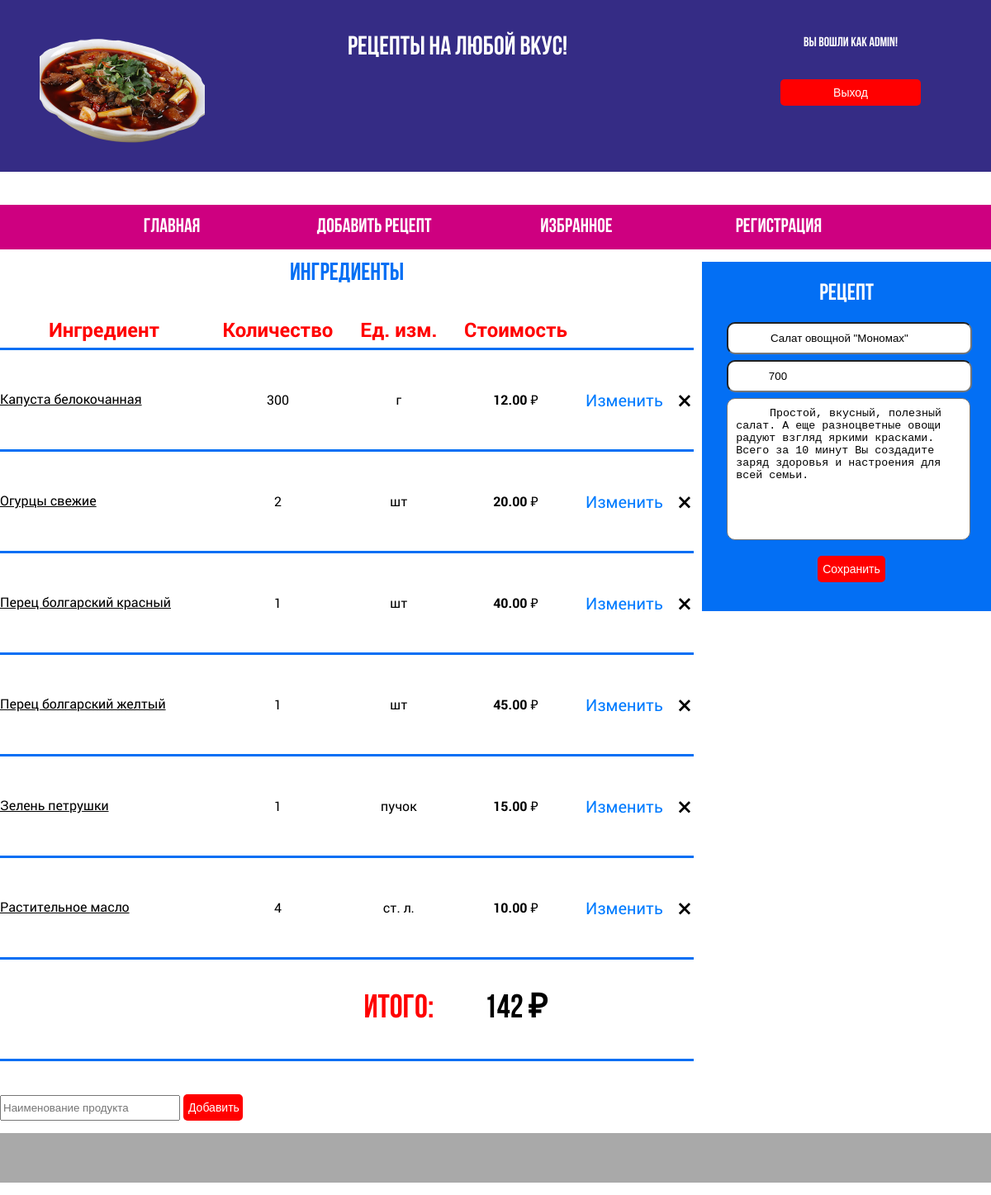
/recipe/2/ (signed in), run on the app's committed database.
### receipts/models.py (models this page shows, shortened)
class Recipe(models.Model):
    author = models.ForeignKey('auth.User', on_delete=models.CASCADE, null=True, )
    name = models.CharField(max_length=255)
    total_cost = models.DecimalField(max_digits=8, decimal_places=2,)
    total_weight = models.PositiveIntegerField()
    description = models.TextField()

class Ingredient(models.Model):
    product = models.ForeignKey(Product, on_delete = models.CASCADE)
    recipe = models.ForeignKey(Recipe, on_delete = models.CASCADE)
    qty = models.PositiveSmallIntegerField()
    unit = models.CharField(max_length=15)
    cost = models.DecimalField(max_digits=8, decimal_places=2,)

class Product(models.Model):
    name = models.CharField(max_length=255, unique=False, db_index=True)

### receipts/views.py (the view)
# urls.py: path('recipe/<int:pk>/', views.update_page, name='update_page'),
def update_page(request, pk, con={}):
    if request.user.is_authenticated:
        receipt = Recipe.objects.get(id=pk)
        form_prod = ProductForm()
        form = RecipeCreationForm(initial={'name': receipt.name, 'total_weight': receipt.total_weight, 'description': receipt.description})
        context = {
            'form': form,
            'form_prod': form_prod,
            'pk': pk,
            'receipt': receipt,
            'components' : receipt.ingredient_set.all(),
            'sum' : receipt.ingredient_set.all().aggregate(Sum('cost'))['cost__sum'],
        }
        context.update(con)
        return render(request, 'edit_recipe.html', context)
    else:
        context = {'mes' : "Вы не авторизованы"}
        return render(request, 'home.html', context)

### receipts/forms.py
class RecipeCreationForm(forms.ModelForm):
    class Meta:
        model = Recipe
        fields = ('name', 'total_weight', 'description',)
        widgets = {
            'name': forms.TextInput(attrs=
            {
                'class': 'form-input',
                'required':'',
                'name':'name',
                'id':'name',
                'type':'text',
                'placeholder':'Наименование',
            }),
            'total_weight': forms.NumberInput(attrs=
            {
                'class': 'form-input',
                'required':'',
                'name':'total_weight',
                'id':'total_weight',
                'type':'number',
                'placeholder':'Общий вес',
            }),
            'description': forms.Textarea(attrs=
            {
                'class': 'form-input',
                'required':'',
                'name':'description',
                'id':'description',
                'type':'text',
                'placeholder':'Описание',
            })
        }

class ProductForm(forms.ModelForm):
    class Meta:
        model = Product
        fields = ['name']
        widgets = {
            'name' : forms.TextInput(attrs=
            {
                'class' : 'input',
                'required':'',
                'name':'name',
                'id':'name',
                'type':'text',
                'placeholder' : 'Наименование продукта'
            })}

### templates/edit_recipe.html (shortened to what this page needs)
{% extends 'base.html' %}
{% block content %}
<div class="personal_banner-form">
    <span class="form_title">рецепт</span>
    <form method="POST" action="/recipe/{{pk}}/edit/" class="login-form spacer" id="signup-form">
        <div class="input-group">
            {{form.name}}
        </div>
        <div class="input-group">
            {{form.total_weight}}
        </div>
        <div class="input-group">
            {{form.description}}
        </div>
        <input class="but" type="submit" class="submit" value="Сохранить">
    </form>
</div>
<section class = "favourite">
    <div class = "watch_orders">
        <h1 class = "title">Ингредиенты</h1>
        <table class = "basket-table" >
        <thead>
            <tr>
                <th>Ингредиент</th>
                <th>Количество</th>
                <th>Ед. изм.</th>
                <th>Стоимость</th>
                <th></th>
                <th></th>
            </tr>
        </thead>
        <tbody>
            {% for ingredient in components %}
            <tr>
                <td id = "lines_order" class = "basket-table_product">
                    <span class = "basket-table_name">{{ingredient.product.name}}</span.>
                </td>
                <td id = "lines_order" class = "basket-table_price">
                    <span>{{ingredient.qty}}</span>
                </td>
                <td id = "lines_order"class = "basket-table_count">
                    <div class = "basket-table_price">
                        <span>{{ingredient.unit}}</span>
                    </div>
                </td >
                <td id = "lines_order" class = "basket-table_total">
                    <span>{{ingredient.cost}} &#8381;</span>
                </td>
                <td id = "lines_basket" class = "basket-table_count">
                    <span><a href="/recipe/{{pk}}/ing/{{ingredient.id}}/" title = "Изменить" class="card-link">Изменить</a></span>
                </td>
                <td id = "lines_basket" class = "basket-table_remove">
                    <span><a href="/recipe/{{pk}}/del/{{ingredient.id}}/" title = "Удалить" >&times;</a></span>
                </td>
            </tr>
            {% endfor %}
            <tr>
                <td class = "Total" colspan = 2></td>
                <td class = "Total">Итого:</td>
                <td class = "Total_price">{{sum}} &#8381;</td>
                <td class = "Total"></td>
                <td class = "Total"></td>
            </tr>
        </tbody>
        </table>
        <form action="/recipe/{{pk}}/add/" method="POST">
            <div class="container">
            {{form_prod.name}}
            <input class="g_btn" type="submit" value="Добавить" />
            </div>
        </form>
    </div>
</section>
{% endblock content %}

### templates/base.html (shortened to what this page needs)
<!DOCTYPE html>
{% load static %}
<html lang="ru-RU">
    <head>
        <link href="{% static 'css/fonts.css' %}" rel="stylesheet" type="text/css" />
        <link href="{% static 'css/bebas_fonts.css' %}" rel="stylesheet" type="text/css" />
        <link href="{% static 'css/2.css' %}" rel="stylesheet" type="text/css" />
        <link href="{% static 'css/3.css' %}" rel="stylesheet" type="text/css" />
        <link href="{% static 'css/1.css' %}" rel="stylesheet" type="text/css" />
        <link href="{% static 'css/header.css' %}" rel="stylesheet" type="text/css" />
        <link href="{% static 'css/footer.css' %}" rel="stylesheet" type="text/css" />
        <link href="{% static 'css/menu.css' %}" rel="stylesheet" type="text/css" />
        <link href="{% static 'css/banners.css' %}" rel="stylesheet" type="text/css" />
        <link href="{% static 'css/catalog.css' %}" rel="stylesheet" type="text/css" />
        <link href="{% static 'css/basket_.css' %}" rel="stylesheet" type="text/css" />
        <link href="{% static 'css/reg.css' %}" rel="stylesheet" type="text/css" />
        <link href="{% static 'css/styles.css' %}" rel="stylesheet" type="text/css" />
    </head>
    <body>
        <div class="wrapper">
            <header>
                <section class="head">
                    <div class="header">
                        <div class="header_logo">
                            <a href="">
                                <img src="{% static 'images/food.png' %}" width="200px" />
                            </a>
                        </div>
                        <div class="header_title">
                            <h1 class="tit">
                               Рецепты на любой вкус!
                            </h1>
                        </div>
                        <div class="header_auto">
                            {% if user.is_authenticated %}
                            <div class="w"><span class="auth">Вы вошли как {{ user.username }}!</span></div>
                            <form action="/logout/" method="POST"> {% csrf_token %}
                                <input class="g_btn" type="submit" name="entry" value="Выход"/>
                            </form>
                            {% else %}
                            <form action="/log/" method="POST"> {% csrf_token %}
                                <input class = "main_auto" type="text" name="login" placeholder="Логин" />
                                <input class = "main_auto" type="password" name="password" placeholder="Пароль" />
                                <input class="g_btn" type="submit" name="entry" value="Вход"/>
                            </form>
                            {% endif %}
                        </div>
                    </div>
                </section>
            </header>
            <nav class="main_nav">
                <ul class="main_nav-list">
                    <li><a href="{% url 'home' %}" >Главная</a></li>
                    <li><a href="{% url 'new_recipe' %}" >Добавить рецепт</a></li>
                    <li><a href="{% url 'chosen' %}" >Избранное</a></li>
                    <li><a href="{% url 'signup' %}" >Регистрация</a></li>
                </ul>
            </nav>
            <main class = "main_content">
                {% block content %}
                {% endblock content %}
            </main>
            <footer>
                <div class="footer">
                </div>
            </footer>
        </div>
    </body>
</html>

### static/css/2.css (style rules this page uses)
html, body, div, span, applet, object, iframe, h1, h2, h3, h4, h5, h6, p, blockquote, pre, a, abbr, acronym, address, big, cite, code, del, dfn, em, img, ins, kbd, q, s, samp, small, strike, strong, sub, sup, tt, var, b, u, i, center, dl, dt, dd, ol, ul, li, fieldset, form, label, legend, table, caption, tbody, tfoot, thead, tr, th, td, article, aside, canvas, details, embed, figure, figcaption, footer, header, hgroup, menu, nav, output, ruby, section, summary, time, mark, audio, video { margin: 0; padding: 0; border: 0; font-size: 100%; font: inherit; vertical-align: baseline; }
article, aside, details, figcaption, figure, footer, header, hgroup, menu, nav, section { display: block; }
body { line-height: 1; }
ul { display: block; list-style-type: disc; margin-inline-start: 0px; margin-inline-end: 0px; padding-inline-start: 0px; }
ol, ul, li { list-style-type: none; }
table { border-collapse: collapse; border-spacing: 0; }
section { position: relative; margin-bottom: 15px; }
input, select, button { outline: none; }
textarea { resize: none; }

### static/css/3.css (style rules this page uses)
html { font-size: 16px; }
body { font-family: "RobotoRegular", "Times New Roman", "sans-serif"; }
a { text-decoration: none; color: #000; }

### static/css/1.css (style rules this page uses)
.wrapper { width: 100%; max-width: 1200px; margin: 0 auto }
.g_btn { display: inline-block; width: 50%; background-color: red; border-radius: 5px; color: white; line-height: 30px; font-size: .875rem; text-align: center; border: none; margin-bottom: 10px; cursor: pointer; }
.form_title { display: block; margin-bottom: 20px; font-family: "Bebas"; font-weight: 700; color: white; font-size: 1.75rem; text-align: center; text-transform: uppercase; }

### static/css/header.css (style rules this page uses)
.tit { word-break: break-word; font-size: 2rem; font-weight: 600; line-height: 1.125; font-family: "Bebas"; }
.head { background-color: #352c85; color: #fff; }
.header { padding-top: 40px; margin-bottom: 40px; overflow: hidden; text-align: center; }
.header_title { display: inline-block; text-align: center; width: 380px; }
.header_logo { float: left; text-align: left; margin-left: 3rem; margin-bottom: 2rem; }
.header_auto { float: right; text-align: center; width: 100%; max-width: 340px; }
.w { margin-bottom: 2rem; }
.auth { font-weight: 600; line-height: 1.5; font-family: "Bebas"; }

### static/css/footer.css (style rules this page uses)
.footer { margin: 0 auto 15px; padding: 50px 50px 10px 50px; background-color: #a9a9a9; width: 91.74%; overflow: hidden; }

### static/css/menu.css (style rules this page uses)
.main_nav { background-color: #ce0080; padding: 0 110px; position: relative; margin-bottom: 15px; }
.main_nav-list > li { display: inline-block; vertical-align: top; margin-right: 45px; width: 20%; text-align: center; }
li:last-child { margin-right: 0; }
.main_nav-list a { display: block; width: 100%; height: 100%; padding: 15px 0; font-family: "Bebas"; font-weight: 700; font-size: 1.5rem; color: white; text-transform: uppercase; }

### static/css/catalog.css (style rules this page uses)
.main_content { overflow: hidden; }
.title { display: block; margin-bottom: 30px; text-align: center; font-family: "Bebas"; font-weight: 700; font-size: 1.875rem; color: #036ff4; }
.card-link { color: #007bff; text-decoration: none; margin-right: 10px; background-color: transparent; }

### static/css/basket_.css (style rules this page uses)
.container { display:block; justify-content: space-between; }
.basket-table { border-collapse: collapse; text-align: center; width: 100%; margin-bottom: 30px; }
.basket-table > thead > tr > th { border-bottom: 3px solid #036ff4; font-family: "RobotoBold"; text-align: center; padding: 10px; color: red; font-size: 1.5rem; }
#lines_basket { border-bottom: 3px solid #036ff4; font-weight: 400; font-size: 1.25rem; height: 120px; vertical-align: middle; }
.basket-table_product { width: 30%; text-align: left; }
.basket-table_name { position: relative; text-decoration: underline; line-height: 1.3; }
.basket-table_price { white-space: nowrap; text-align: center; }
.basket-table_total { white-space: nowrap; font-weight: 700; text-align: center; }
.basket-table_remove > span > a { font-size: 2rem; text-align: center; }
.basket-table_total { font-family: "RobotoBold"; text-align: center; }
.Total { border-bottom: 3px solid #036ff4; height: 120px; vertical-align: middle; font-family: "Bebas"; font-weight: 700; font-size: 2.5rem; text-align: center; color: red; }
.Total_price { border-bottom: 3px solid #036ff4; height: 120px; vertical-align: middle; font-family: "Bebas"; font-weight: 700; font-size: 2.5rem; text-align: center; }
.watch_orders { width: 70%; overflow: hidden; float: left; }
#lines_order { border-bottom: 3px solid #036ff4; font-weight: 400; font-size: 1rem; height: 120px; vertical-align: middle; }

### data on the page
Recipe: name "Салат овощной \"Мономах\"", total_weight "700", description "Простой, вкусный, полезный салат. А еще разноцветные овощи радуют взгляд яркими красками. Всего за 10 минут Вы создадите заряд здоровья и настроения для всей семьи."
Ingredient: product.name "Капуста белокочанная", qty "300", unit "г", cost "12.00"
Ingredient: product.name "Огурцы свежие", qty "2", unit "шт", cost "20.00"
Ingredient: product.name "Перец болгарский красный", qty "1", unit "шт", cost "40.00"
Ingredient: product.name "Перец болгарский желтый", qty "1", unit "шт", cost "45.00"
Ingredient: product.name "Зелень петрушки", qty "1", unit "пучок", cost "15.00"
Ingredient: product.name "Растительное масло", qty "4", unit "ст. л.", cost "10.00"

### other printed values
{{ user.username }} "admin"
{{ sum }} "142"
